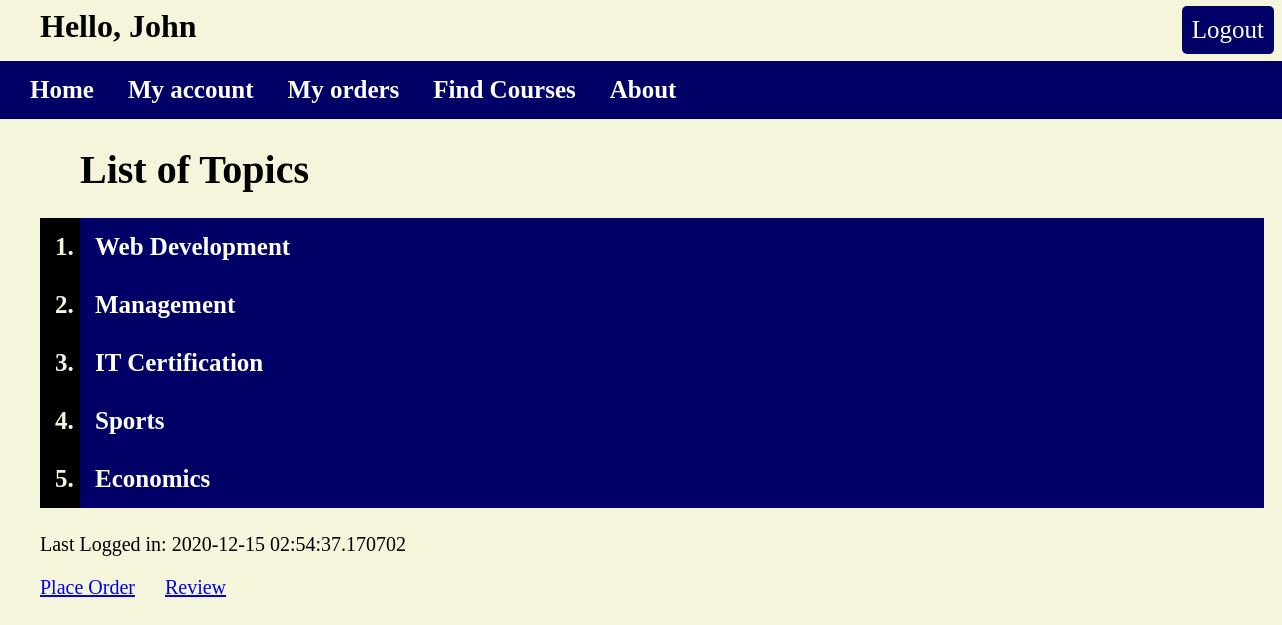
The app's page /myapp/ (signed in) with its own data.
### myapp/models.py (models this page shows, shortened)
class Topic(models.Model):
    name = models.CharField(max_length=200)
    length = models.IntegerField(default=12)

### myapp/views.py (the view)
# urls.py: path(r'', IndexView.as_view(), name='index'),
class IndexView(View):
    def get(self, request):
        top_list = Topic.objects.all().order_by('id')[:10]
        return render(request, 'myapp/index.html', {'top_list': top_list, 'last_login': request.session.get('last_login', False)})

### myapp/templates/myapp/index.html (shortened to what this page needs)
{% extends 'myapp/base.html' %}
{% block body_block %}
    <div class="main_body">
    {% if top_list %}
        <h1 class="heading">List of Topics</h1>
        <ol>
            {% for top  in top_list %}
                <li class="cstyle"><a href="/myapp/{{  top.id }}"> {{ top.name}} </a></li>
            {% endfor %}
        </ol>
    {% else %}
        <strong>There are no available topics!</strong>
    {% endif %}
    {% if last_login %}
        <p>Last Logged in: {{ last_login }}</p>
    {% else %}
        <p>Your last login was more than one hour ago!</p>
    {% endif %}
    <p><a href="{% url 'myapp:place_order' %}">Place Order</a> &emsp;
        <a href="{% url 'myapp:review' %}">Review</a></p><br>
    </div>
{% endblock %}

### myapp/templates/myapp/base.html (shortened to what this page needs)
<!DOCTYPE html>
{% load static %}
<html>
    <head>
        <link rel="stylesheet" type="text/css" href="{% static 'myapp/style.css' %}" />
    </head>
    <body>
        <div class="heading">
            <h1 style="margin: 0px;font-weight: bold;">
                    {% block myhdg %} Hello, {{ request.user.first_name }} {% endblock %}
            </h1>
        </div>
        <div>
        	<ul class="list1">
                <li class="hbar1 cstyle"><a href="{% url 'myapp:index' %}">Home</a></li>
                <li class="hbar1 cstyle"><a href="{% url 'myapp:my_account' %}">My account</a></li>
                <li class="hbar1 cstyle"><a href="{% url 'myapp:myorders' %}">My orders</a></li>
                <li class="hbar1 cstyle"><a href="/myapp/findcourses/">Find Courses</a></li>
                <li class="hbar1 cstyle"><a href="/myapp/about/">About</a></li>
                {% if request.user.is_anonymous %}
                    <li class="opts"><a href="{% url 'myapp:login' %}" >Login</a></li>
                    <li class="opts"><a href="{% url 'myapp:register' %}" >Register Here</a></li>
                {% else %}
                    <li class="opts"><a href="{% url 'myapp:logout' %}" >Logout</a></li>
                {% endif %}
            </ul>
        </div>
    {% block body_block %} *** {% endblock %}
    </body>
</html>

### myapp/static/myapp/style.css (style rules this page uses)
body { background-color: beige; margin-left: 0px; overflow-x: hidden; }
.opts { list-style-type: none; float: right; position: relative; top: -70px; margin-right: 15px; padding: 10px; background-color: #000066; border-radius: 5px; cursor: pointer; }
.main_body { position: relative; left:40px; font-size: 20px; }
.heading { position: relative; left: 40px; font-weight: bolder; margin-bottom: 5px; }
* { font-family: calibri; }
.list1 { background-color: #000066; padding: 15px; width:100%; }
.hbar1 { display: inline; }
.cstyle { font-size: 25px; font-weight: bold; padding: 15px; background-color: #000066; width: 90vw; color: beige; cursor: pointer; }
li a { text-decoration: none; color: white; font-size: 25px; }
ol { background-color: black; color: beige; font-size: 25px; font-weight: bold; width:max-content; }

### records on screen
Topic: name "Web Development"
Topic: name "Management"
Topic: name "IT Certification"
Topic: name "Sports"
Topic: name "Economics"

### other values on screen
{{ request.user.first_name }} "John"
{{ last_login }} "2020-12-15 02:54:37.170702"
